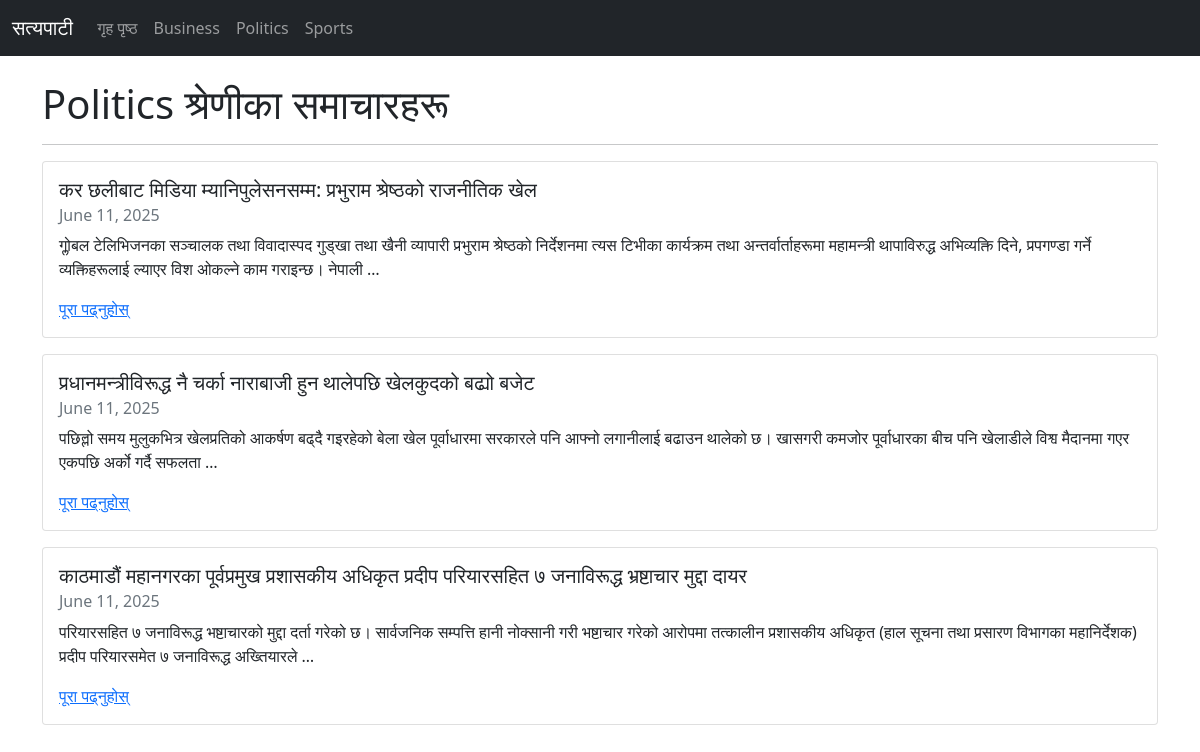
The app's page /category/2/ with its own data.
### news/models.py (models this page shows, shortened)
class Category(models.Model):
    name = models.CharField(max_length=100)

class Article(models.Model):
    title = models.CharField('शीर्षक', max_length=200)
    content = models.TextField('सामग्री')
    publication_date = models.DateTimeField('प्रकाशन मिति', default=timezone.now)
    category = models.ForeignKey(Category, on_delete=models.CASCADE)
    image = models.ImageField('तस्वीर', upload_to='images/', blank=True, null=True)
    class Meta:
        ordering = ['-publication_date'] # नयाँ समाचारलाई माथि देखाउन

### news/views.py (the view)
# urls.py: path('category/<int:category_id>/', views.category_page, name='category_page'),
def category_page(request, category_id):
    category = get_object_or_404(Category, id=category_id)
    articles = Article.objects.filter(category=category)
    categories = Category.objects.all()
    context = {
        'category': category,
        'articles': articles,
        'categories': categories,
    }
    return render(request, 'news/category.html', context)

### news/templates/news/category.html (shortened to what this page needs)
{% extends "news/base.html" %}
{% block content %}
    <h1>{{ category.name }} श्रेणीका समाचारहरू</h1>
    <hr>
    {% for article in articles %}
        <div class="card mb-3">
            <div class="card-body">
                <h5 class="card-title">{{ article.title }}</h5>
                <h6 class="card-subtitle mb-2 text-muted">{{ article.publication_date|date:"F d, Y" }}</h6>
                <p class="card-text">{{ article.content|truncatewords:30 }}</p>
                <a href="{% url 'article_detail' article.id %}" class="card-link">पूरा पढ्नुहोस्</a>
            </div>
        </div>
    {% empty %}
        <p>यस श्रेणीमा कुनै समाचार उपलब्ध छैन।</p>
    {% endfor %}
{% endblock %}

### news/templates/news/base.html (shortened to what this page needs)
<!DOCTYPE html>
<html lang="ne">
<head>
    <link href="https://cdn.jsdelivr.net/npm/bootstrap@5.1.3/dist/css/bootstrap.min.css" rel="stylesheet">
</head>
<body>
    <nav class="navbar navbar-expand-lg navbar-dark bg-dark">
        <div class="container-fluid">
            <a class="navbar-brand" href="{% url 'home_page' %}">सत्यपाटी</a>
            <div class="collapse navbar-collapse">
                <ul class="navbar-nav me-auto mb-2 mb-lg-0">
                    <li class="nav-item"><a class="nav-link" href="{% url 'home_page' %}">गृह पृष्ठ</a></li>
                    {% for cat in categories %}
                    <li class="nav-item">
                        <a class="nav-link" href="{% url 'category_page' cat.id %}">{{ cat.name }}</a>
                    </li>
                    {% endfor %}
                </ul>
            </div>
        </div>
    </nav>
    <div class="container mt-4">
        {% block content %}
        {% endblock %}
    </div>
</body>
</html>

### records on screen
Category: name "Business"
Category: name "Politics"
Category: name "Sports"
Article: title "कर छलीबाट मिडिया म्यानिपुलेसनसम्म: प्रभुराम श्रेष्ठको राजनीतिक खेल", publication_date "June 11, 2025", content "ग्लोबल टेलिभिजनका सञ्चालक तथा विवादास्पद गुड्खा तथा खैनी व्यापारी प्रभुराम श्रेष्ठको निर्देशनमा त्यस टिभीका कार्यक्रम तथा अन्तर्वार्ताहरूमा महामन्त्री थापाविरुद्ध अभिव्यक्ति दिने, प्रपगण्डा गर्ने व्यक्तिहरूलाई ल्याएर विश ओकल्ने काम गराइन्छ। नेपाली …"
Article: title "प्रधानमन्त्रीविरूद्ध नै चर्का नाराबाजी हुन थालेपछि खेलकुदको बढ्यो बजेट", publication_date "June 11, 2025", content "पछिल्लो समय मुलुकभित्र खेलप्रतिको आकर्षण बढ्दै गइरहेको बेला खेल पूर्वाधारमा सरकारले पनि आफ्नो लगानीलाई बढाउन थालेको छ। खासगरी कमजोर पूर्वाधारका बीच पनि खेलाडीले विश्व मैदानमा गएर एकपछि अर्को गर्दै सफलता …"
Article: title "काठमाडौं महानगरका पूर्वप्रमुख प्रशासकीय अधिकृत प्रदीप परियारसहित ७ जनाविरूद्ध भ्रष्टाचार मुद्दा दायर", publication_date "June 11, 2025", content "परियारसहित ७ जनाविरूद्ध भष्टाचारको मुद्दा दर्ता गरेको छ। सार्वजनिक सम्पत्ति हानी नोक्सानी गरी भष्टाचार गरेको आरोपमा तत्कालीन प्रशासकीय अधिकृत (हाल सूचना तथा प्रसारण विभागका महानिर्देशक) प्रदीप परियारसमेत ७ जनाविरूद्ध अख्तियारले …"
